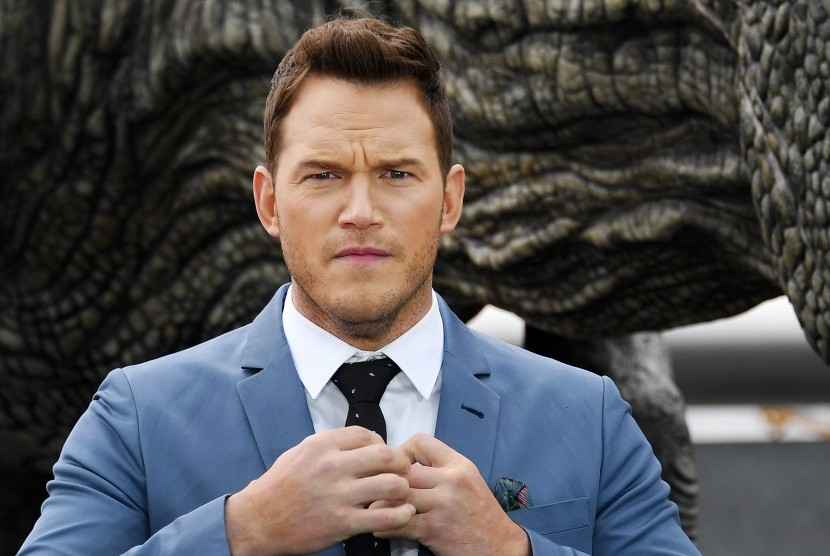
#> input picture FR-Arcface-Onnx/test-images/1.jpg, 830 x 556 px
$ python -i recognize.py   (imports and definitions only)
#> lines starting #> are read from the running program, lines starting #| are printed output that depends on the picture
from __future__ import absolute_import
from __future__ import division
from __future__ import print_function

import argparse
import cv2
import numpy as np
import mxnet as mx
import os
from numpy.core.arrayprint import printoptions
from numpy.core.fromnumeric import argsort, var
from numpy.lib.twodim_base import mask_indices

from scipy import misc
import sklearn
from sklearn.decomposition import PCA
from time import sleep
from easydict import EasyDict as edict
from mtcnn import MtcnnDetector
from skimage import transform as trans
import matplotlib.pyplot as plt
from mxnet.contrib.onnx.onnx2mx.import_model import import_model

def get_model(ctx, model):
    image_size = (112,112)
    # Import ONNX model
    sym, arg_params, aux_params = import_model(model)
    # Define and binds parameters to the network
    model = mx.mod.Module(symbol=sym, context=ctx, label_names = None)
    model.bind(data_shapes=[('data', (1, 3, image_size[0], image_size[1]))])
    model.set_params(arg_params, aux_params)
    return model

def preprocess(img, bbox=None, landmark=None, **kwargs):
    M = None
    image_size = []
    str_image_size = kwargs.get('image_size', '')
    # Assert input shape
    if len(str_image_size)>0:
        image_size = [int(x) for x in str_image_size.split(',')]
        if len(image_size)==1:
            image_size = [image_size[0], image_size[0]]
        assert len(image_size)==2
        assert image_size[0]==112
        assert image_size[0]==112 or image_size[1]==96

    # Do alignment using landmark points
    if landmark is not None:
        assert len(image_size)==2
        src = np.array([
          [30.2946, 51.6963],
          [65.5318, 51.5014],
          [48.0252, 71.7366],
          [33.5493, 92.3655],
          [62.7299, 92.2041] ], dtype=np.float32 )
        if image_size[1]==112:
            src[:,0] += 8.0
        dst = landmark.astype(np.float32)
        tform = trans.SimilarityTransform()
        tform.estimate(dst, src)
        M = tform.params[0:2,:]
        assert len(image_size)==2
        warped = cv2.warpAffine(img,M,(image_size[1],image_size[0]), borderValue = 0.0)
        return warped

    # If no landmark points available, do alignment using bounding box. If no bounding box available use center crop
    if M is None:
        if bbox is None:
            det = np.zeros(4, dtype=np.int32)
            det[0] = int(img.shape[1]*0.0625)
            det[1] = int(img.shape[0]*0.0625)
            det[2] = img.shape[1] - det[0]
            det[3] = img.shape[0] - det[1]
        else:
            det = bbox
        margin = kwargs.get('margin', 44)
        bb = np.zeros(4, dtype=np.int32)
        bb[0] = np.maximum(det[0]-margin/2, 0)
        bb[1] = np.maximum(det[1]-margin/2, 0)
        bb[2] = np.minimum(det[2]+margin/2, img.shape[1])
        bb[3] = np.minimum(det[3]+margin/2, img.shape[0])
        ret = img[bb[1]:bb[3],bb[0]:bb[2],:]
        if len(image_size)>0:
            ret = cv2.resize(ret, (image_size[1], image_size[0]))
        return ret

def get_input(detector,face_img):
    # Pass input images through face detector
    ret = detector.detect_face(face_img, det_type = 0)
    if ret is None:
        return None
    bbox, points = ret
    if bbox.shape[0]==0:
        return None
    bbox = bbox[0,0:4]
    points = points[0,:].reshape((2,5)).T
    # Call preprocess() to generate aligned images
    nimg = preprocess(face_img, bbox, points, image_size='112,112')
    nimg = cv2.cvtColor(nimg, cv2.COLOR_BGR2RGB)
    aligned = np.transpose(nimg, (2,0,1))
    return aligned


def get_feature(model,aligned):
    input_blob = np.expand_dims(aligned, axis=0)
    data = mx.nd.array(input_blob)
    db = mx.io.DataBatch(data=(data,))
    model.forward(db, is_train=False)

    # Normalise embedding obtained from forward pass to unit vector
    embedding = model.get_outputs()[0].squeeze()
    embedding /= embedding.norm()
    return embedding


# [34 lines not run here, left out]

    # cv2.imshow('Data',sh_im)
    # cv2.waitKey(0)

>>> import cv2
>>> picture = cv2.imread('test-images/1.jpg')
#> picture is the input picture: shape (556, 830, 3); mean B, G, R 80.1, 79.2, 81.3
>>> result = preprocess(picture)
#> in preprocess, `ret = img[bb[1]:bb[3],bb[0]:bb[2],:]`:
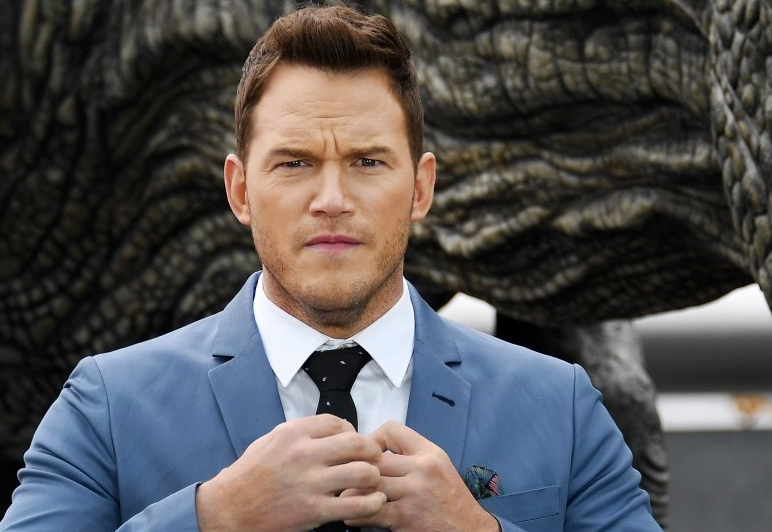
#> ret: shape (532, 772, 3); mean B, G, R 82.5, 81.5, 83.9
